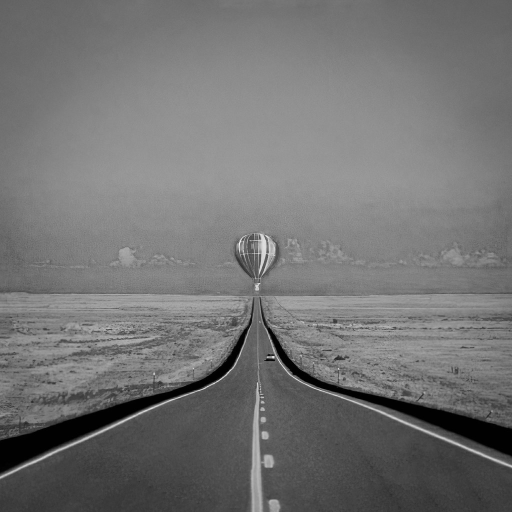
#> input picture task1_intro_color/airball_grayscale.jpg, 1024 x 1024 px (shown at 1/2 size)
$ jupyter execute proccessing.ipynb
#> lines starting #> are read from the running program, lines starting #| are printed output that depends on the picture
# Лабораторная работа 1

[cell 1]
import numpy as np
import cv2
import matplotlib.pyplot as plt

# Загрузим изображение в оттенках серого

[cell 2]
filename = 'airball_grayscale.jpg'

ab_gray = cv2.imread(filename, cv2.IMREAD_GRAYSCALE)
#> ab_gray is the input picture: shape (1024, 1024); min 0, max 254, mean 115

if ab_gray is None:
    raise FileNotFoundError(f"Не удалось загрузить {filename}")

print("Размер изображения:", ab_gray.shape)
#| Размер изображения: (1024, 1024)
plt.imshow(ab_gray, cmap='gray')
plt.show()

# Построим гистограмму

[cell 3]
hist = cv2.calcHist(
    [ab_gray],
    [0],
    None,
    [256],
    [0, 256]
)
#> hist = 256 values, max 19558 at index 146, min 0 at index 247, mean 4096

plt.plot(hist)
plt.title('Гистограмма изображения')
plt.xlabel('Уровень яркости')
plt.ylabel('Количество пикселей')
plt.xlim([0, 256])
plt.show()
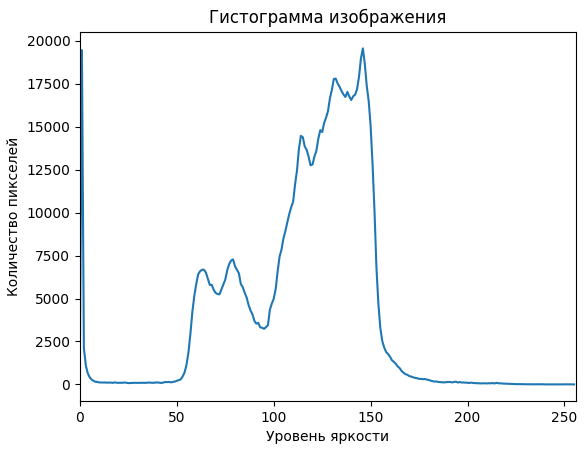
#> figure drawn by matplotlib, 1 panel; curve peaks at x = 146, y = 19558

# Реализуем функцию гамма-коррекции и протестируем её значениями < 1, > 1, сравним с оригиналом

[cell 4]
def gamma_correct(im, gam):
    return np.uint8(np.power(im / 255.0, gam) * 255)

[cell 5]
gam_light = 0.3
gam_dark = 1.9

image_gam_light = gamma_correct(
    ab_gray,
    gam_light
)
#> in gamma_correct, `return np.uint8(np.power(im / 255.0, gam) * 255)`:
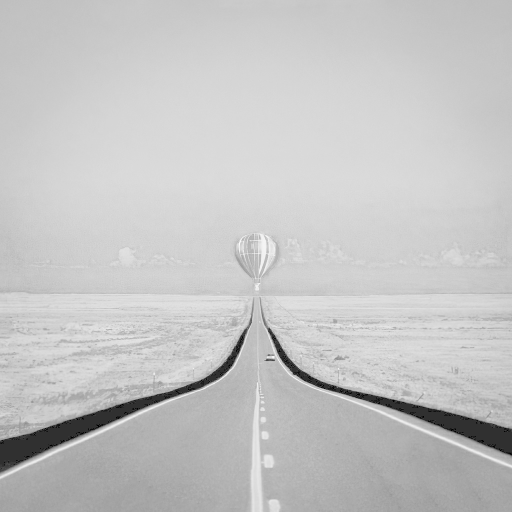
#> returned value: shape (1024, 1024) (shown at 1/2 size); min 0, max 254, mean 196.5

image_gam_dark = gamma_correct(
    ab_gray,
    gam_dark
)
#> call 2 of gamma_correct, with gam = 1.9
#> in gamma_correct (call 2), `return np.uint8(np.power(im / 255.0, gam) * 255)`:
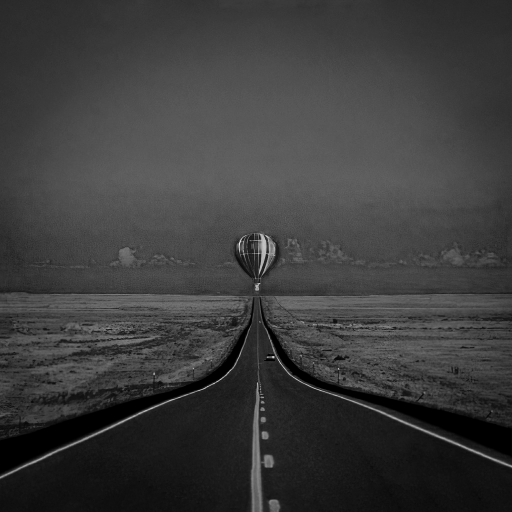
#> returned value: shape (1024, 1024) (shown at 1/2 size); min 0, max 253, mean 59.8

[cell 6]
fig, axes = plt.subplots(1, 3, figsize=(15, 5))

axes[0].imshow(ab_gray, cmap='gray')
axes[0].set_title('orig')

axes[1].imshow(image_gam_light, cmap='gray')
axes[1].set_title(f'gam < 1: ({gam_light})')

axes[2].imshow(image_gam_dark, cmap='gray')
axes[2].set_title(f'gam > 1: ({gam_dark})')

plt.tight_layout()
plt.show()
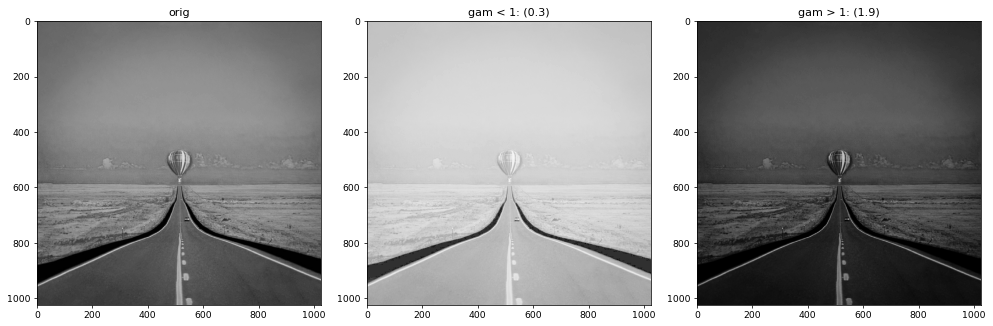
#> figure drawn by matplotlib, 3 panels

# Сравним исходное изображение, скорректированное гамма-фильтром. MSE, SSIM

[cell 7]
from skimage.metrics import structural_similarity
from skimage.metrics import mean_squared_error

[cell 8]
mse_light = mean_squared_error(
    ab_gray,
    image_gam_light
)
#> mse_light = 6826.4

mse_dark = mean_squared_error(
    ab_gray,
    image_gam_dark
)
#> mse_dark = 3152.5

[cell 9]
ssim_light, diff_light = structural_similarity(
    ab_gray,
    image_gam_light,
    full=True
)
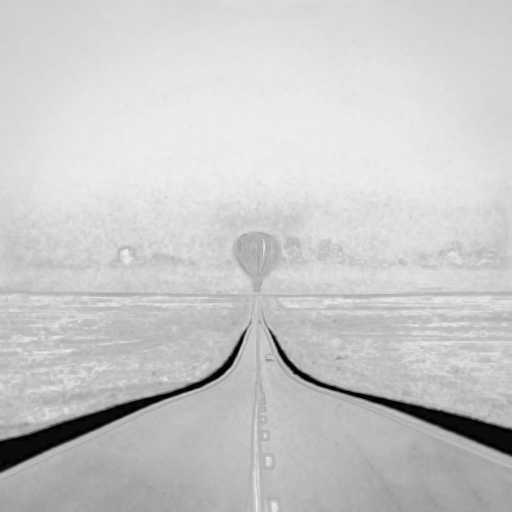
#> diff_light: shape (1024, 1024) float64 (shown at 1/2 size); min 0.00661, max 0.941, mean 0.792
#> ssim_light = 0.793

ssim_dark, diff_dark = structural_similarity(
    ab_gray,
    image_gam_dark,
    full=True
)
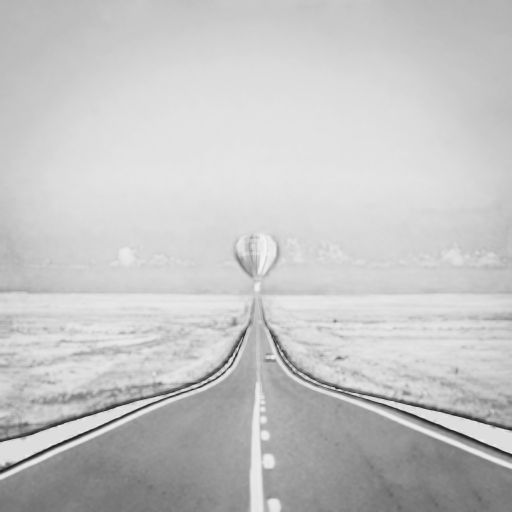
#> diff_dark: shape (1024, 1024) float64 (shown at 1/2 size); min 0.106, max 0.961, mean 0.774
#> ssim_dark = 0.775

[cell 10]
print("ORIG | GAMMA < 1:")
print(f"MSE:  {mse_light:.3f}")
#| MSE:  6826.360
print(f"SSIM: {ssim_light:.3f}")
#| SSIM: 0.793

print()

print("ORIG | GAMMA > 1:")
print(f"MSE:  {mse_dark:.3f}")
#| MSE:  3152.485
print(f"SSIM: {ssim_dark:.3f}")
#| SSIM: 0.775

[cell 11]
fig, axes = plt.subplots(1, 2, figsize=(12, 5))

axes[0].imshow(diff_light, cmap='gray')
axes[0].set_title('SSIM difference: gamma < 1')
axes[0].axis('off')

axes[1].imshow(diff_dark, cmap='gray')
axes[1].set_title('SSIM difference: gamma > 1')
axes[1].axis('off')

plt.tight_layout()
plt.show()

# Алгоритм статической коррекции цвета

[cell 12]
def statistical_color_correction(image, reference):
    mean_src = image.mean()
    std_src = image.std()

    mean_ref = reference.mean()
    std_ref = reference.std()

    corrected = (
        (image - mean_src)
        * (std_ref / std_src)
        + mean_ref
    )

    corrected = np.clip(corrected, 0, 255)
    corrected = corrected.astype(np.uint8)

    return corrected

[cell 13]
eq_gray = cv2.equalizeHist(ab_gray)
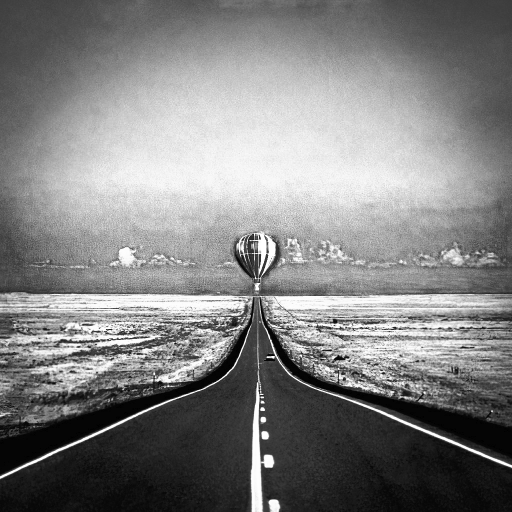
#> eq_gray: shape (1024, 1024) (shown at 1/2 size); min 0, max 255, mean 128.7

[cell 14]
image_corrected = statistical_color_correction(
    ab_gray,
    eq_gray
)
#> in statistical_color_correction, `mean_src = image.mean()`: mean_src = 115
#> in statistical_color_correction, `std_src = image.std()`: std_src = 33.42
#> in statistical_color_correction, `mean_ref = reference.mean()`: mean_ref = 128.7
#> in statistical_color_correction, `std_ref = reference.std()`: std_ref = 74.18
#> in statistical_color_correction, `corrected = np.clip(corrected, 0, 255)`:
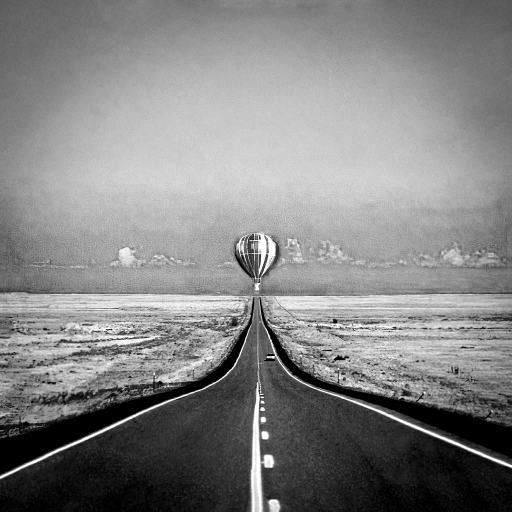
#> corrected: shape (1024, 1024) float64 (shown at 1/2 size); min 0, max 255, mean 131.9

[cell 15]
fig, axes = plt.subplots(1, 3, figsize=(15, 5))

axes[0].imshow(ab_gray, cmap='gray')
axes[0].set_title('Оригинал')
axes[0].axis('off')

axes[1].imshow(image_corrected, cmap='gray')
axes[1].set_title('Статистическая коррекция')
axes[1].axis('off')

axes[2].imshow(eq_gray, cmap='gray')
axes[2].set_title('Выравнивание гистограммы')
axes[2].axis('off')

plt.tight_layout()
plt.show()

[cell 16]
ssim_corrected = structural_similarity(
    image_corrected,
    eq_gray
)
#> ssim_corrected = 0.892

mse_corrected = mean_squared_error(
    image_corrected,
    eq_gray
)
#> mse_corrected = 396.9

print("Статистическая коррекция vs выравнивание гистограммы:")
print(f"SSIM: {ssim_corrected:.3f}")
#| SSIM: 0.892
print(f"MSE:  {mse_corrected:.3f}")
#| MSE:  396.900

# Протестируем с различными параметрами

[cell 17]
thresholds = [10, 70, 140, 210]

modes = [
    (cv2.THRESH_BINARY, 'BINARY'),
    (cv2.THRESH_BINARY_INV, 'BINARY_INV'),
    (cv2.THRESH_TRUNC, 'TRUNC'),
    (cv2.THRESH_TOZERO, 'TOZERO'),
    (cv2.THRESH_TOZERO_INV, 'TOZERO_INV')
]

fig, axes = plt.subplots(
    len(modes) + 1,
    len(thresholds) + 1,
    figsize=(16, 18)
)

# Исходное изображение
axes[0, 0].imshow(ab_gray, cmap='gray')
axes[0, 0].set_title('Оригинал')
axes[0, 0].axis('off')

# Заголовки столбцов
for j, threshold in enumerate(thresholds):
    axes[0, j + 1].text(
        0.5,
        0.5,
        f'T = {threshold}',
        ha='center',
        va='center',
        fontsize=14
    )

# Фильтрация
for i, (mode, mode_name) in enumerate(modes):

    axes[i + 1, 0].text(
        0.5,
        0.5,
        mode_name,
        ha='center',
        va='center',
        fontsize=12
    )

    for j, threshold in enumerate(thresholds):

        _, result = cv2.threshold(
            ab_gray,
            threshold,
            255,
            mode
        )

        axes[i + 1, j + 1].imshow(
            result,
            cmap='gray'
        )


plt.tight_layout()
plt.show()
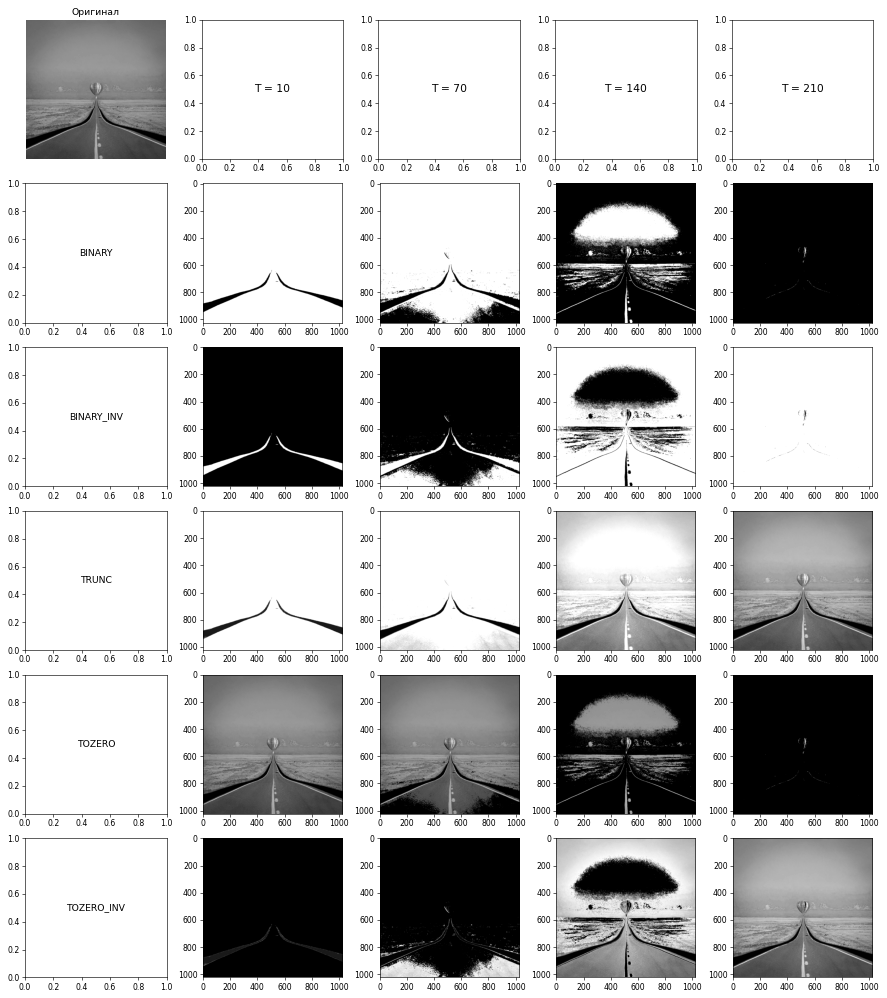
#> figure drawn by matplotlib, 21 panels
